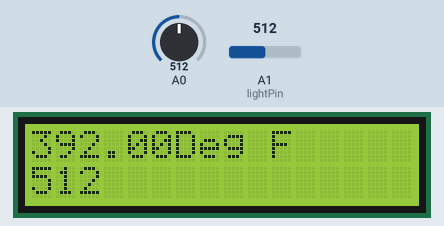
Recording of a sketch running on a simulated Arduino Uno, built with avr-gcc and run on an emulated ATmega328P. On the bench: 16×2 character LCD. The inputs (shaded band) are chosen by the test bench; at power-on: A0 = 512, A1 (lightPin) = 512.

Above: at 1.2 s.
1.3 s: A0 set to 716
At 2.3 s:
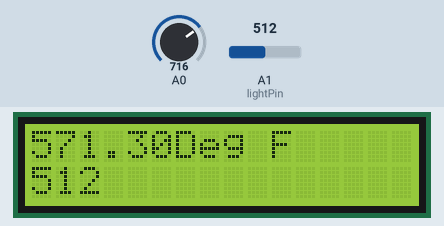
5.4 s: A1 (lightPin) set to 716
At 6.9 s:
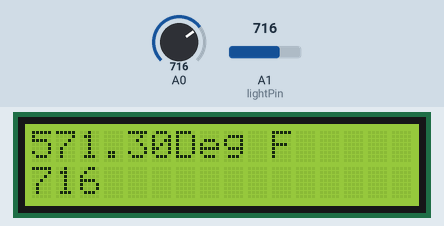
8.6 s: A0 set to 900
At 9.9 s:
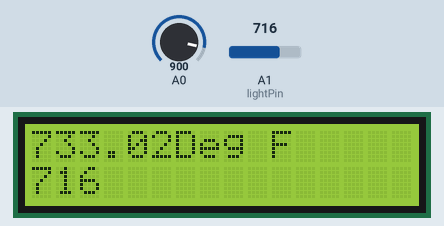
11.6 s: A1 (lightPin) set to 900
At 12.9 s:
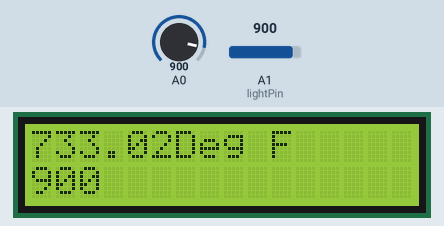
14.6 s: A0 set to 1023
At 15.9 s:
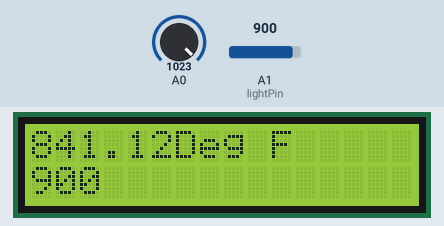
17.6 s: A1 (lightPin) set to 1023
At 18.8 s:
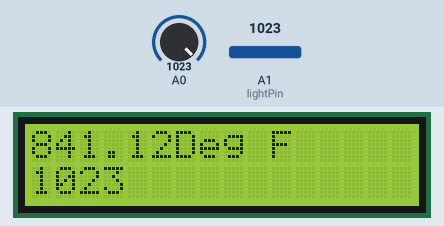
Timing chart, 0 to 20.6 s (numbered marks = the images above; inputs shaded):
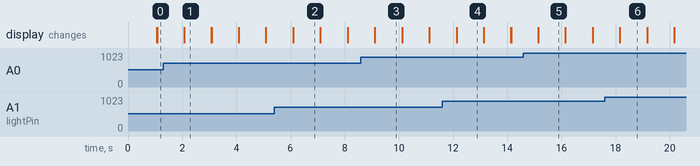

The sketch:

thermostat-1.ino
```cpp
#include <LiquidCrystal.h>

LiquidCrystal lcd(12,11,5,4,3,2);

const int tempPin = 0;
const int lightPin = 1;
const int enablePin = 11;
int roomTemp = 25;
int lightLevel, high = 0, low = 1023;

float tempVoltage, degreesF, degreesC;

void setup() {

  lcd.begin(16,2);
  lcd.clear();
  pinMode(enablePin, OUTPUT);

}

void loop() {
  // put your main code here, to run repeatedly:
  tempVoltage = getVoltage(tempPin);
  degreesC = (tempVoltage - 0.5) * 100.0;
  degreesF = degreesC * (9.0/5.0) + 32.0;


  //Looks for photoreading
  lightLevel = analogRead(lightPin);

  lcd.setCursor(0,0);
  lcd.print(degreesF);
  lcd.setCursor(6,0);
  lcd.print("Deg F");
  lcd.setCursor(0,1);
  lcd.print(lightLevel);
  delay(1000);
  lcd.clear();
}

float getVoltage(int pin) {
  // Converts analog voltage reading (0-1023) to 0-5V reading
  return analogRead(pin)*0.004882814;
}
```

Measured:
- after the input at 1.3 s, the display: first differs from a run without the input after 0.78 s (image 1)
- after the input at 5.4 s, the display: first differs from a run without the input after 0.70 s (image 2)
- after the input at 8.6 s, the display: first differs from a run without the input after 0.51 s (image 3)
- after the input at 11.6 s, the display: first differs from a run without the input after 0.53 s (image 4)
- after the input at 14.6 s, the display: first differs from a run without the input after 0.55 s (image 5)
- after the input at 17.6 s, the display: first differs from a run without the input after 0.56 s (image 6)
- what the display in image 1 shows lasts 1.0 s, from 2.1 s to 3.1 s
